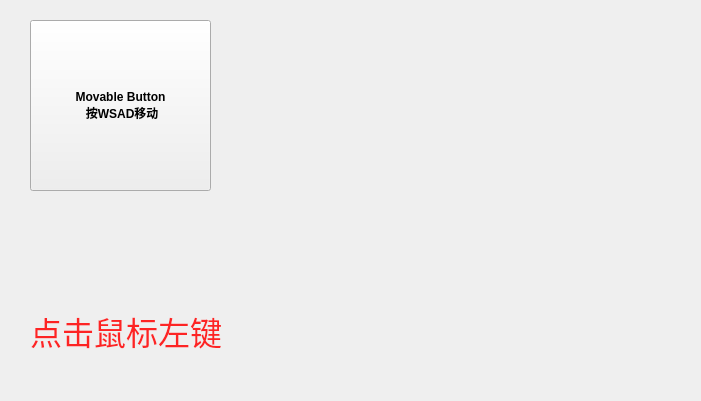
<?xml version="1.0" encoding="UTF-8"?>
<ui version="4.0">
 <class>Widget</class>
 <widget class="QWidget" name="Widget">
  <property name="geometry">
   <rect>
    <x>0</x>
    <y>0</y>
    <width>701</width>
    <height>401</height>
   </rect>
  </property>
  <property name="windowTitle">
   <string>Widget</string>
  </property>
  <widget class="QPushButton" name="btnClick">
   <property name="geometry">
    <rect>
     <x>30</x>
     <y>20</y>
     <width>181</width>
     <height>171</height>
    </rect>
   </property>
   <property name="palette">
    <palette>
     <active>
      <colorrole role="WindowText">
       <brush brushstyle="SolidPattern">
        <color alpha="217">
         <red>0</red>
         <green>0</green>
         <blue>0</blue>
        </color>
       </brush>
      </colorrole>
     </active>
     <inactive>
      <colorrole role="WindowText">
       <brush brushstyle="SolidPattern">
        <color alpha="217">
         <red>0</red>
         <green>0</green>
         <blue>0</blue>
        </color>
       </brush>
      </colorrole>
     </inactive>
     <disabled/>
    </palette>
   </property>
   <property name="font">
    <font>
     <bold>true</bold>
    </font>
   </property>
   <property name="text">
    <string>Movable Button
 按WSAD移动</string>
   </property>
   <property name="flat">
    <bool>false</bool>
   </property>
  </widget>
  <widget class="QLabel" name="labelClick">
   <property name="geometry">
    <rect>
     <x>30</x>
     <y>280</y>
     <width>311</width>
     <height>101</height>
    </rect>
   </property>
   <property name="palette">
    <palette>
     <active>
      <colorrole role="WindowText">
       <brush brushstyle="SolidPattern">
        <color alpha="217">
         <red>255</red>
         <green>0</green>
         <blue>0</blue>
        </color>
       </brush>
      </colorrole>
     </active>
     <inactive>
      <colorrole role="WindowText">
       <brush brushstyle="SolidPattern">
        <color alpha="217">
         <red>255</red>
         <green>0</green>
         <blue>0</blue>
        </color>
       </brush>
      </colorrole>
     </inactive>
     <disabled/>
    </palette>
   </property>
   <property name="font">
    <font>
     <family>3270 Nerd Font</family>
     <pointsize>24</pointsize>
     <bold>false</bold>
    </font>
   </property>
   <property name="text">
    <string>点击鼠标左键</string>
   </property>
  </widget>
 </widget>
 <resources/>
 <connections/>
</ui>
